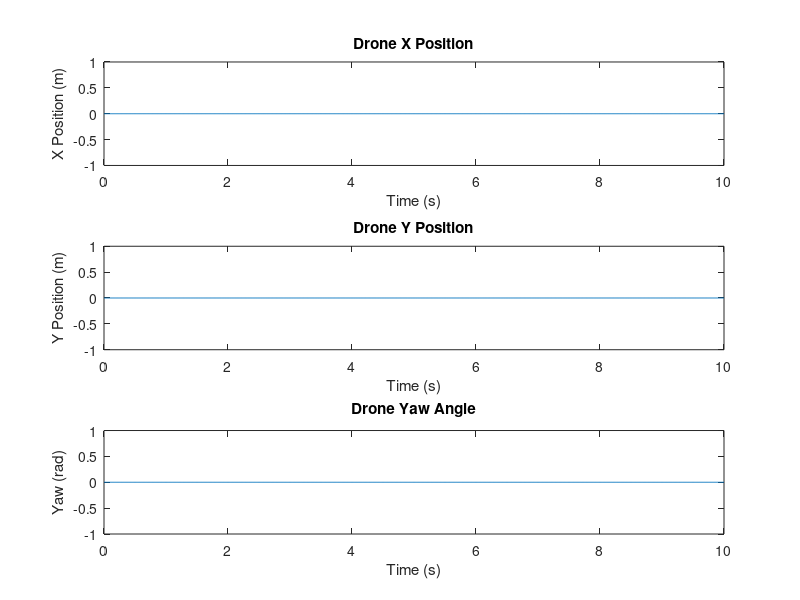

Write MATLAB code to recreate this figure.
% Parameters
m = 1.0;    % mass of the drone (kg)
g = 9.81;   % gravitational acceleration (m/s^2)
Ix = 0.01;  % moment of inertia around x-axis (kg*m^2)
Iy = 0.01;  % moment of inertia around y-axis (kg*m^2)
Iz = 0.02;  % moment of inertia around z-axis (kg*m^2)
l = 0.1;    % distance from the center to the propeller (m)
b = 1e-6;   % thrust factor (N/(rad/s)^2)
d = 1e-7;   % drag factor (N*m/(rad/s)^2)

% State variables
x = 0; y = 0; z = 0; % position (m)
phi = 0; theta = 0; psi = 0; % orientation (rad)
u = 0; v = 0; w = 0; % linear velocities (m/s)
p = 0; q = 0; r = 0; % angular velocities (rad/s)

% Motor speeds (rad/s)
Omega1 = 1000;
Omega2 = 1000;
Omega3 = 1000;
Omega4 = 1000;

% Time step
dt = 0.01;
time = 0:dt:10;

% Initialize arrays for storing results
x_array = zeros(size(time));
y_array = zeros(size(time));
psi_array = zeros(size(time));

% Simulation loop
for t = 1:length(time)
    % Thrust and torques
    Ft = b * (Omega1^2 + Omega2^2 + Omega3^2 + Omega4^2);
    tau_x = b * l * (Omega4^2 - Omega2^2);
    tau_y = b * l * (Omega3^2 - Omega1^2);
    tau_z = d * (Omega2^2 + Omega4^2 - Omega1^2 - Omega3^2);
    
    % Equations of motion
    x_dot = u;
    y_dot = v;
    z_dot = w;
    
    u_dot = r*v - q*w - g*theta;
    v_dot = p*w - r*u + g*phi;
    w_dot = q*u - p*v + Ft/m;
    
    p_dot = (Iy - Iz) * q * r / Ix + tau_x / Ix;
    q_dot = (Iz - Ix) * p * r / Iy + tau_y / Iy;
    r_dot = (Ix - Iy) * p * q / Iz + tau_z / Iz;
    
    phi_dot = p + q * sin(phi) * tan(theta) + r * cos(phi) * tan(theta);
    theta_dot = q * cos(phi) - r * sin(phi);
    psi_dot = q * sin(phi) / cos(theta) + r * cos(phi) / cos(theta);
    
    % Update state variables
    x = x + x_dot * dt;
    y = y + y_dot * dt;
    psi = psi + psi_dot * dt;
    
    u = u + u_dot * dt;
    v = v + v_dot * dt;
    w = w + w_dot * dt;
    
    p = p + p_dot * dt;
    q = q + q_dot * dt;
    r = r + r_dot * dt;
    
    phi = phi + phi_dot * dt;
    theta = theta + theta_dot * dt;
    
    % Store results
    x_array(t) = x;
    y_array(t) = y;
    psi_array(t) = psi;
end

% Plot results
figure;
subplot(3,1,1);
plot(time, x_array);
xlabel('Time (s)');
ylabel('X Position (m)');
title('Drone X Position');

subplot(3,1,2);
plot(time, y_array);
xlabel('Time (s)');
ylabel('Y Position (m)');
title('Drone Y Position');

subplot(3,1,3);
plot(time, psi_array);
xlabel('Time (s)');
ylabel('Yaw (rad)');
title('Drone Yaw Angle');
